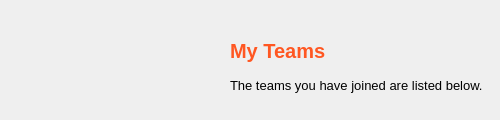
         <widget class="QWidget" name="TeamsTab1">
          <attribute name="title">
           <string>My Teams</string>
          </attribute>
          <widget class="QLabel" name="label_24">
           <property name="geometry">
            <rect>
             <x>110</x>
             <y>30</y>
             <width>91</width>
             <height>81</height>
            </rect>
           </property>
           <property name="text">
            <string/>
           </property>
           <property name="pixmap">
            <pixmap resource="MainWindow.qrc">:/MainWindow/team.png</pixmap>
           </property>
           <property name="scaledContents">
            <bool>true</bool>
           </property>
          </widget>
          <widget class="QLabel" name="label_25">
           <property name="geometry">
            <rect>
             <x>230</x>
             <y>30</y>
             <width>101</width>
             <height>41</height>
            </rect>
           </property>
           <property name="styleSheet">
            <string notr="true">color: #FF5722;
font-weight: 600;
font-size: 20px;</string>
           </property>
           <property name="text">
            <string>My Teams</string>
           </property>
          </widget>
          <widget class="QLabel" name="label_26">
           <property name="geometry">
            <rect>
             <x>230</x>
             <y>70</y>
             <width>261</width>
             <height>31</height>
            </rect>
           </property>
           <property name="styleSheet">
            <string notr="true">font-size: 13px;</string>
           </property>
           <property name="text">
            <string>The teams you have joined are listed below.</string>
           </property>
          </widget>
         </widget>
